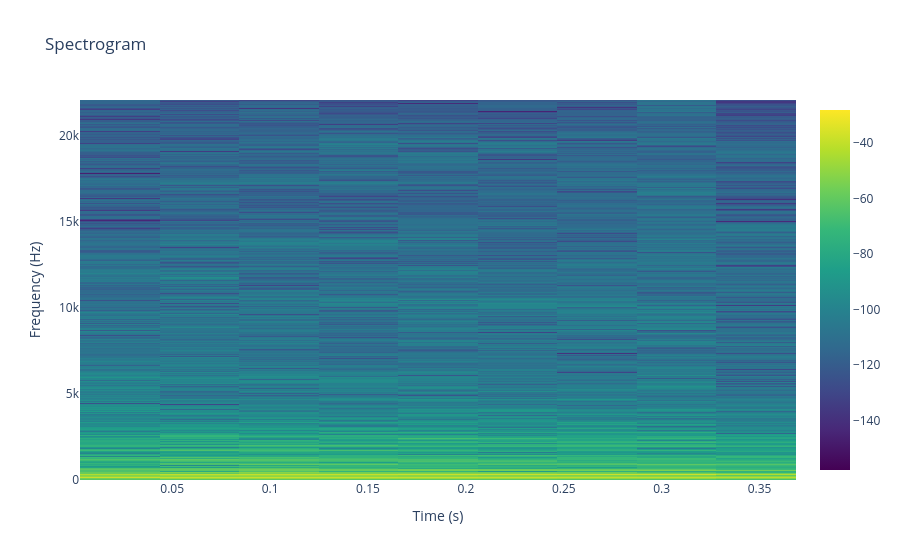

Here is the notebook cell this chart was saved with:
### Code cell
import plotly.graph_objects as go
from scipy.signal import spectrogram

# Compute the spectrogram data
frequencies, times, Sxx = spectrogram(cut_audio_data, fs=sample_rate, nperseg=2048, noverlap=256)

# Convert the amplitude spectrogram to dB scale
Sxx_dB = 10 * np.log10(Sxx)

# Display the spectrogram using Plotly
fig = go.Figure(data=go.Heatmap(z=Sxx_dB, x=times, y=frequencies, colorscale='Viridis', zmin=np.min(Sxx_dB), zmax=np.max(Sxx_dB)))
fig.update_layout(title="Spectrogram",
                  xaxis_title="Time (s)",
                  yaxis_title="Frequency (Hz)")

fig.show()

### Figure 1 — Plotly figure (JSON) as saved in the notebook; plotly's stock layout.template omitted (floating-point values rounded to 4 significant figures; data arrays with more than 128 entries replaced by an {"elided": "..."} marker saying what was removed)
{"data": [{"colorscale": [[0, "#440154"], [0.1111, "#482878"], [0.2222, "#3e4989"], [0.3333, "#31688e"], [0.4444, "#26828e"], [0.5556, "#1f9e89"], [0.6667, "#35b779"], [0.7778, "#6ece58"], [0.8889, "#b5de2b"], [1, "#fde725"]], "type": "heatmap", "x": [0.02322, 0.06385, 0.1045, 0.1451, 0.1858, 0.2264, 0.267, 0.3077, 0.3483], "y": {"elided": "1025 float values"}, "z": {"elided": "1025x9 float values"}, "zmax": -28.03, "zmin": -157.8}], "layout": {"title": {"text": "Spectrogram"}, "xaxis": {"title": {"text": "Time (s)"}}, "yaxis": {"title": {"text": "Frequency (Hz)"}}}}
